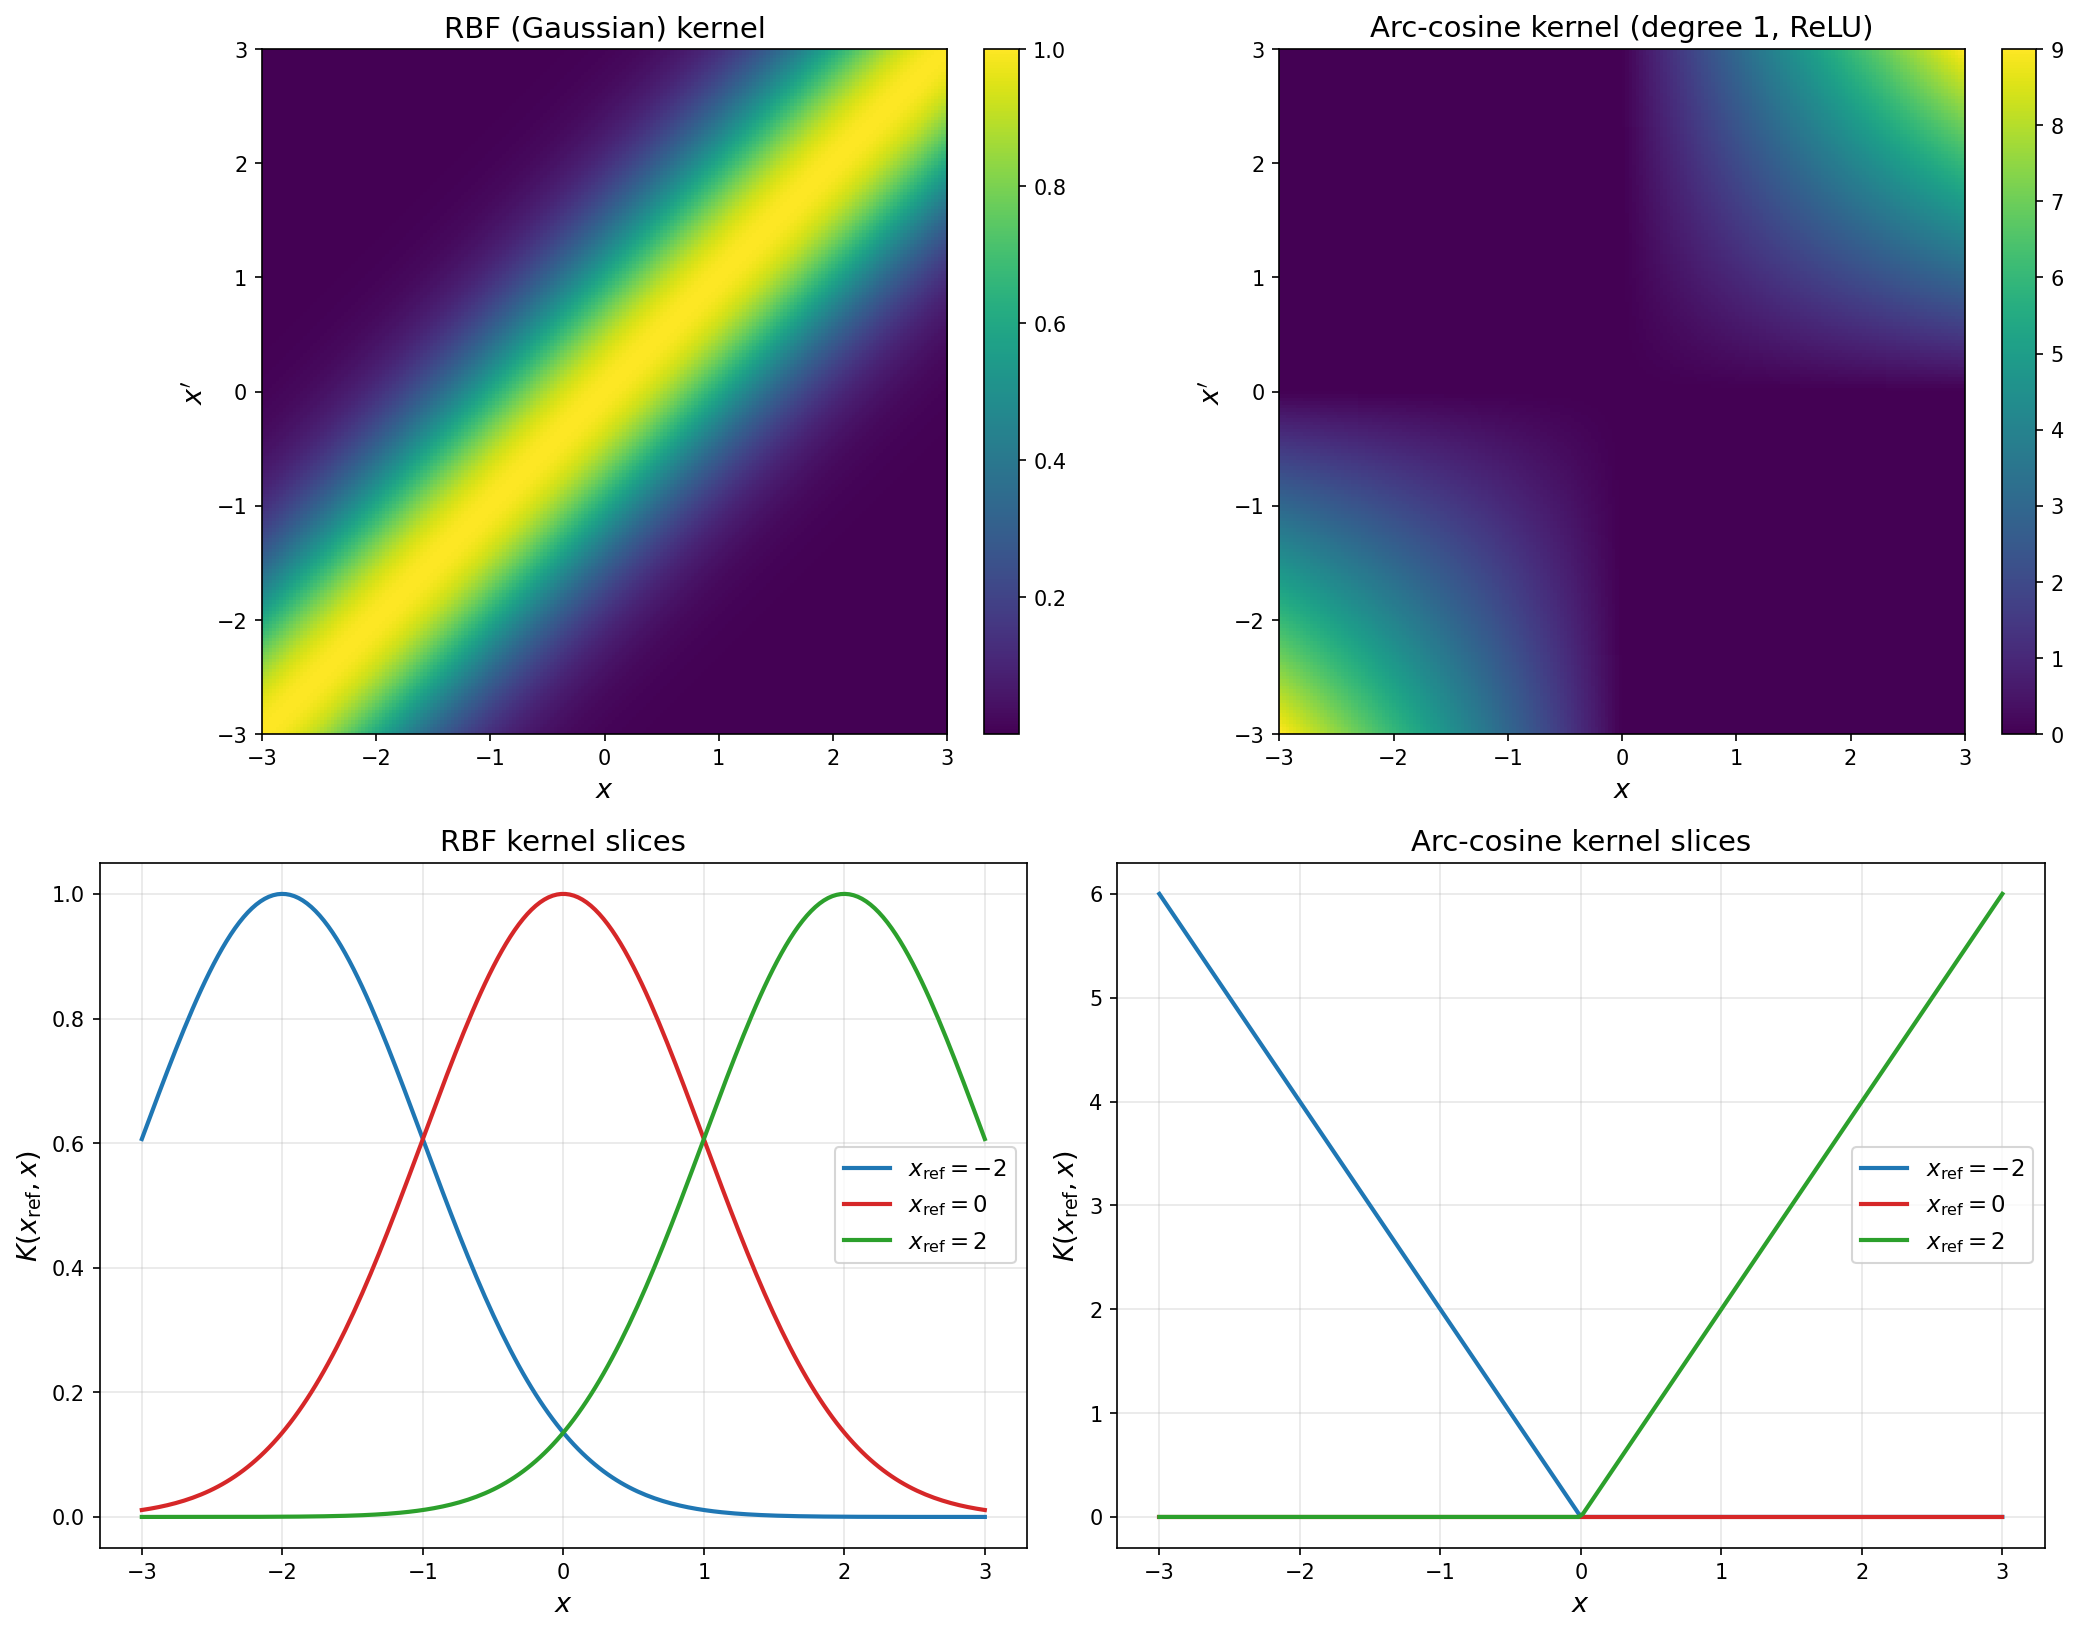

Write Python code to recreate this figure.
import numpy as np
import matplotlib.pyplot as plt

# --- Grid of 1D points ---
n_grid = 200
X = np.linspace(-3, 3, n_grid)
XX, YY = np.meshgrid(X, X)


def rbf_kernel(x, xp, sigma=1.0):
    """Gaussian (RBF) kernel: K(x,x') = exp(-||x-x'||^2 / (2*sigma^2))"""
    return np.exp(-(x - xp)**2 / (2 * sigma**2))


def arccosine_kernel_deg1(x, xp):
    """Arc-cosine kernel of degree 1 (ReLU kernel).

    K(x,x') = (1/pi) * ||x|| * ||x'|| * (sin(alpha) + (pi - alpha) * cos(alpha))
    where alpha = arccos(x_hat . x_hat'), with x_hat = x/||x|| for scalars.

    For scalar inputs, ||x|| = |x| and x_hat = sign(x), so
    x_hat . x_hat' = sign(x) * sign(x').
    """
    norm_x = np.abs(x)
    norm_xp = np.abs(xp)

    # Compute cos(alpha) = x_hat . x_hat' for scalars
    # Handle zero carefully
    cos_alpha = np.zeros_like(x * xp, dtype=float)
    nonzero = (norm_x > 1e-12) & (norm_xp > 1e-12)
    cos_alpha[nonzero] = (x[nonzero] * xp[nonzero]) / (norm_x[nonzero] * norm_xp[nonzero])

    # Clip for numerical safety
    cos_alpha = np.clip(cos_alpha, -1.0, 1.0)
    alpha = np.arccos(cos_alpha)

    K = (1.0 / np.pi) * norm_x * norm_xp * (np.sin(alpha) + (np.pi - alpha) * np.cos(alpha))
    return K


# --- Compute kernel matrices ---
K_rbf = rbf_kernel(XX, YY, sigma=1.0)
K_arc = arccosine_kernel_deg1(XX, YY)

# --- Reference points for slices ---
ref_points = [-2.0, 0.0, 2.0]
colors = ['#1f77b4', '#d62728', '#2ca02c']

# --- Plot ---
fig, axes = plt.subplots(2, 2, figsize=(14, 11))

# Top-left: RBF heatmap
im0 = axes[0, 0].imshow(K_rbf, cmap='viridis', origin='lower',
                          extent=[X[0], X[-1], X[0], X[-1]])
axes[0, 0].set_xlabel('$x$', fontsize=13)
axes[0, 0].set_ylabel("$x'$", fontsize=13)
axes[0, 0].set_title('RBF (Gaussian) kernel', fontsize=14)
fig.colorbar(im0, ax=axes[0, 0], fraction=0.046, pad=0.04)

# Top-right: Arc-cosine heatmap
im1 = axes[0, 1].imshow(K_arc, cmap='viridis', origin='lower',
                          extent=[X[0], X[-1], X[0], X[-1]])
axes[0, 1].set_xlabel('$x$', fontsize=13)
axes[0, 1].set_ylabel("$x'$", fontsize=13)
axes[0, 1].set_title('Arc-cosine kernel (degree 1, ReLU)', fontsize=14)
fig.colorbar(im1, ax=axes[0, 1], fraction=0.046, pad=0.04)

# Bottom-left: RBF slices
for x_ref, color in zip(ref_points, colors):
    slice_vals = rbf_kernel(np.full_like(X, x_ref), X, sigma=1.0)
    axes[1, 0].plot(X, slice_vals, color=color, linewidth=2,
                     label=f'$x_{{\\mathrm{{ref}}}} = {x_ref:.0f}$')
axes[1, 0].set_xlabel('$x$', fontsize=13)
axes[1, 0].set_ylabel("$K(x_{\\mathrm{ref}}, x)$", fontsize=13)
axes[1, 0].set_title('RBF kernel slices', fontsize=14)
axes[1, 0].legend(fontsize=11)
axes[1, 0].grid(True, alpha=0.3)

# Bottom-right: Arc-cosine slices
for x_ref, color in zip(ref_points, colors):
    x_ref_arr = np.full_like(X, x_ref)
    slice_vals = arccosine_kernel_deg1(x_ref_arr, X)
    axes[1, 1].plot(X, slice_vals, color=color, linewidth=2,
                     label=f'$x_{{\\mathrm{{ref}}}} = {x_ref:.0f}$')
axes[1, 1].set_xlabel('$x$', fontsize=13)
axes[1, 1].set_ylabel("$K(x_{\\mathrm{ref}}, x)$", fontsize=13)
axes[1, 1].set_title('Arc-cosine kernel slices', fontsize=14)
axes[1, 1].legend(fontsize=11)
axes[1, 1].grid(True, alpha=0.3)

plt.tight_layout()
plt.savefig('assets/neural-tangent-kernel/kernel-examples.png',
            dpi=150, bbox_inches='tight')
plt.show()
